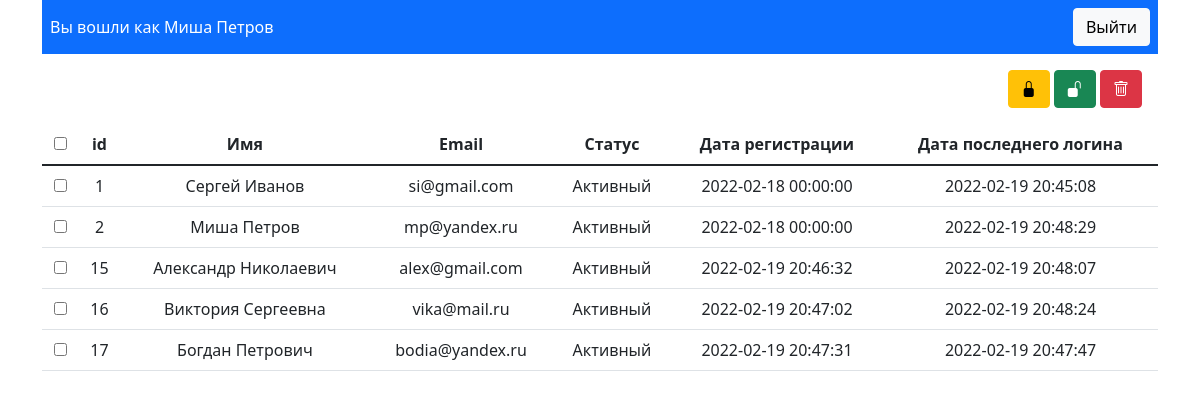
Page /index.php (signed in) on the committed database.
### tables this page shows
CREATE TABLE `users` (
  `id` int(11) NOT NULL,
  `name` varchar(30) NOT NULL,
  `email` varchar(30) NOT NULL,
  `password` varchar(30) NOT NULL,
  `is_blocked` tinyint(1) NOT NULL DEFAULT 0,
  `create_date` datetime NOT NULL DEFAULT current_timestamp(),
  `last_login_date` datetime DEFAULT NULL
);

### index.php (the view, shortened to what this page needs)
<?php
	$dbh = new PDO('mysql: host=localhost; dbname=itask3; charset=utf8', 'root', '');
	$sth = $dbh->query("SELECT * FROM users");
	$sth->setFetchMode(PDO::FETCH_ASSOC);
?>
<!DOCTYPE html>
<html>
	<head>
		<link href="https://cdn.jsdelivr.net/npm/bootstrap@5.1.3/dist/css/bootstrap.min.css" rel="stylesheet">
		<link rel="stylesheet" href="https://cdn.jsdelivr.net/npm/bootstrap-icons@1.8.1/font/bootstrap-icons.css">
	</head>
	<body>
		<div class="container">
			<nav class="navbar navbar-dark bg-primary px-2">
				<div class="text-white">Вы вошли как <?= $_SESSION['name']; ?></div>
				<a href="index.php?logout=1" class="btn btn-light">Выйти</a>
			</nav>
			<form method="GET">
				<div class="p-3 text-end">
					<button type="submit" class="btn btn-warning" name="block"><i class="bi bi-lock-fill"></i></button>
					<button type="submit" class="btn btn-success" name="unblock"><i class="bi bi-unlock-fill"></i></button>
					<button type="submit" class="btn btn-danger" name="delete"><i class="bi bi-trash"></i></button>
				</div>
				<table class="table text-center">
					<thead>
						<tr>
							<th scope="col">
								<input type="checkbox" name="all_users" id="all_users">
							</th>
							<th scope="col">id</th>
							<th scope="col">Имя</th>
							<th scope="col">Email</th>
							<th scope="col">Статус</th>
							<th scope="col">Дата регистрации</th>
							<th scope="col">Дата последнего логина</th>
						</tr>
					</thead>
					<tbody>
						<?php while ( $row = $sth->fetch() ): ?>
							<tr>
								<td>
									<input type="checkbox" name="users_id[]" class="user_checkbox" value="<?= $row['id']; ?>">
								</td>
								<td><?= $row['id']; ?></td>
								<td><?= $row['name']; ?></td>
								<td><?= $row['email']; ?></td>
								<?= ($row['is_blocked']) ? '<td>Заблокирован</td>' : '<td>Активный</td>'; ?>
								<td><?= $row['create_date']; ?></td>
								<td><?= $row['last_login_date']; ?></td>
							</tr>
						<?php endwhile; ?>
					</tbody>
				</table>
			</form>
		</div>
	</body>
</html>

### rows in the picture
users: id "1", name "Сергей Иванов", email "si@gmail.com", is_blocked "Активный", create_date "2022-02-18 00:00:00", last_login_date "2022-02-19 20:45:08"
users: id "2", name "Миша Петров", email "mp@yandex.ru", is_blocked "Активный", create_date "2022-02-18 00:00:00", last_login_date "2022-02-19 20:48:29"
users: id "15", name "Александр Николаевич", email "alex@gmail.com", is_blocked "Активный", create_date "2022-02-19 20:46:32", last_login_date "2022-02-19 20:48:07"
users: id "16", name "Виктория Сергеевна", email "vika@mail.ru", is_blocked "Активный", create_date "2022-02-19 20:47:02", last_login_date "2022-02-19 20:48:24"
users: id "17", name "Богдан Петрович", email "bodia@yandex.ru", is_blocked "Активный", create_date "2022-02-19 20:47:31", last_login_date "2022-02-19 20:47:47"

### other values in the picture
$_SESSION['name'] "Миша Петров"
